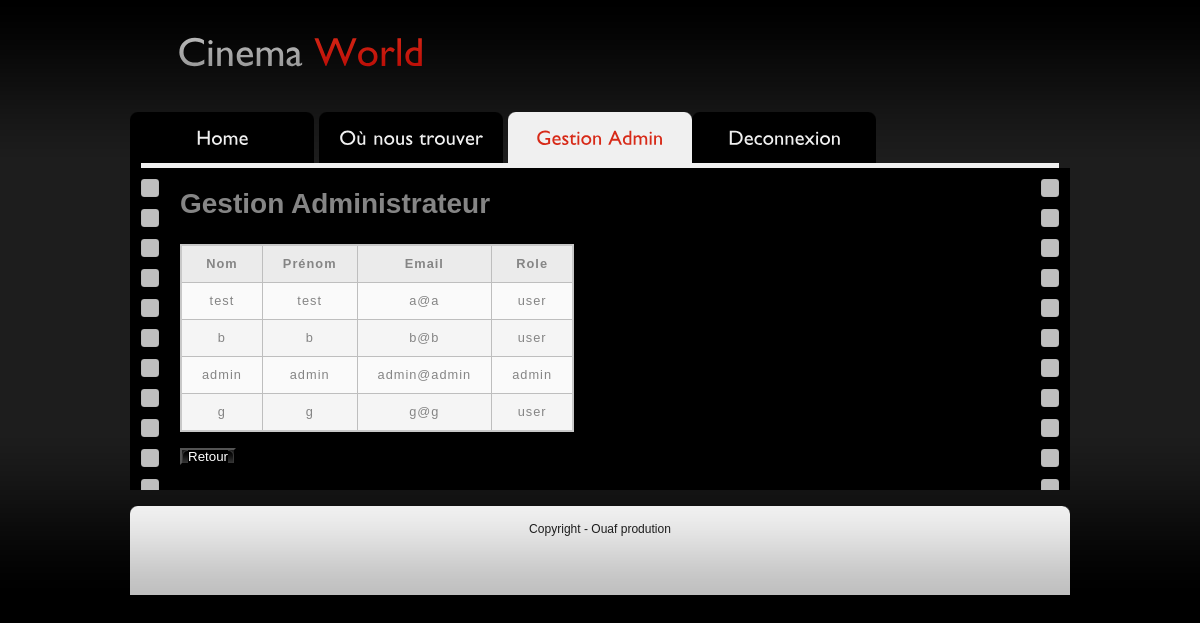
/view/gest_uti.php (signed in), run on the app's committed database.
### tables this page shows
CREATE TABLE IF NOT EXISTS `compte` (
  `id` int(11) NOT NULL AUTO_INCREMENT,
  `nom` varchar(40) NOT NULL,
  `prenom` varchar(40) NOT NULL,
  `email` varchar(40) NOT NULL,
  `mdp` varchar(60) NOT NULL,
  `role` varchar(40) NOT NULL DEFAULT 'user',
  PRIMARY KEY (`id`)
);

### class/Manager/Manager_User.php (called while the page is built, shortened)
<?php
class Manager_User{
  public function recup_user(){
    $bdd = new PDO('mysql:host=localhost;dbname=cinema','root','');
    $req = $bdd->query('SELECT * FROM compte');
    $donnee = $req->fetchall();
    return $donnee;
  }
}
?>

### view/gest_uti.php (the view, shortened to what this page needs)
<?php session_start();
require '../class/manager/Manager_User.php';
?>
<!DOCTYPE html PUBLIC "-//W3C//DTD XHTML 1.0 Strict//EN" "http://www.w3.org/TR/xhtml1/DTD/xhtml1-strict.dtd">
<html xmlns="http://www.w3.org/1999/xhtml" xml:lang="en" lang="en">
<head>
<link href="../lib/css/style.css" rel="stylesheet" type="text/css" />
<link href="../lib/css/tableau.css" rel="stylesheet" type="text/css">
</head>
<body id="page6">
<div class="tail-top">
	<div class="tail-bottom">
		<div id="main">
			<div id="header">
				<div class="row-1" "col-md-6">
					<div class="fleft"><a href="../index.php">Cinema <span>World</span></a></div>
			</div>
				<div class="row-2">
					<ul>
						<li><a href="../index.php">Home</a></li>
						<li><a href="sitemap.php">Où nous trouver</a></li>
						<?php
							if(isset($_SESSION['nom']) && !isset($_SESSION['role'])){
								echo '<li class="last"><a href="mon_compte.php">Mon compte</a></li>';
							}
							else if(isset($_SESSION['nom']) && isset($_SESSION['role'])){
								echo '<li class="last"><a href="gestion_admin.php" class="active">Gestion Admin</a></li>';
							}
              if(isset($_SESSION['nom'])){
								echo '<li class="last"><a href="../traitement/deconnexion.php">Deconnexion</a></li>';
							}
						?>
					</ul>
				</div>
			</div>
			<div id="content">
        <div class="line-hor"></div>
				<div class="box">
					<div class="border-right">
						<div class="border-left">
							<div class="inner">
                <h1>Gestion Administrateur</h1><br><br>
      						<fieldset>
      						<div class="wrapper">
                    <table>
                    <tr>
                      <th>Nom</th>
                      <th>Prénom</th>
                      <th>Email</th>
                      <th>Role</th>
                    </tr>
                    <?php
        							$affiche_user = new Manager_User;
        							$donnee = $affiche_user->recup_user();
        							foreach($donnee as $value) {
        								echo "<tr>
                          <td>".$value['nom']."</td>
                          <td>".$value['prenom']."</td>
                          <td>".$value['email']."</td>
                          <td>".$value['role']."</td>
                        </tr>";
        							}
        						 ?>
                     </table>
                     <br>
                     <button class="link2" onclick="window.history.back();">
       								<span>Retour</span>
       							</button>
      						 </div>
      						</fieldset>
							</div>
						</div>
					</div>
				</div>
			</div>
      <br>
			<div id="footer">
				<div class="left">
					<div class="right">
							<div class="inside">Copyright - Ouaf prodution <br />
						</div>
					</div>
				</div>
			</div>
		</div>
	</div>
</div>
</body>
</html>

### data on the page
compte: nom "test", prenom "test", email "a@a", role "user"
compte: nom "b", prenom "b", email "b@b", role "user"
compte: nom "admin", prenom "admin", email "admin@admin", role "admin"
compte: nom "g", prenom "g", email "g@g", role "user"
